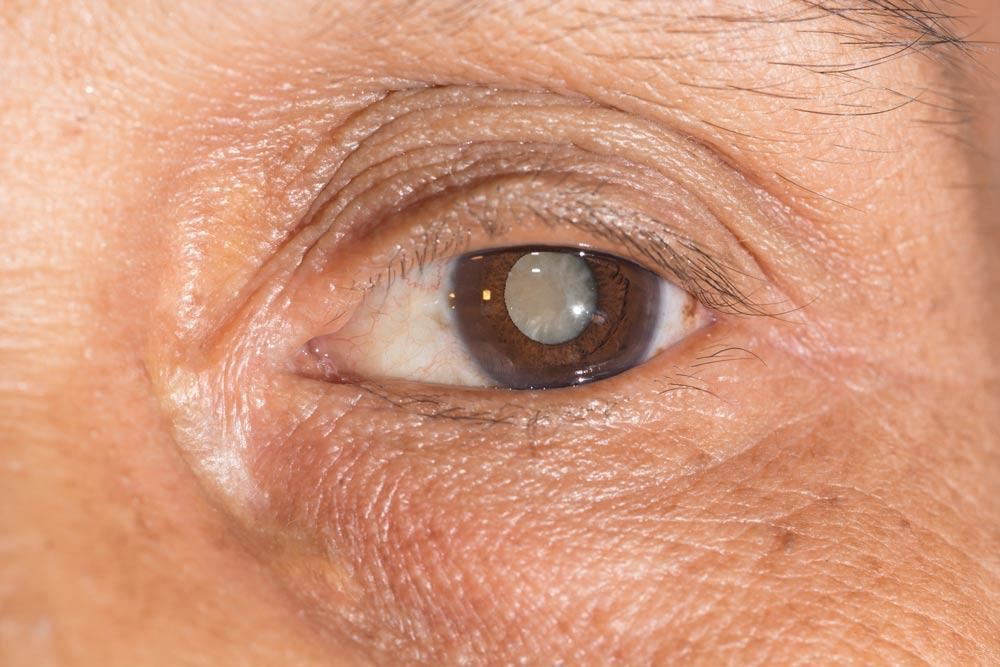
#> input picture images/cat1.jpg, 1000 x 667 px; its folder holds only this picture in this run
$ jupyter execute --allow-errors model1_final.ipynb   (older library calls are emulated)
#> lines starting #> are read from the running program, lines starting #| are printed output that depends on the picture
# Import Files

[cell 1]
from os import listdir
from os.path import isfile, join
mypath = "../images"
file_names = [f for f in listdir(mypath) if isfile(join(mypath, f))]
print(str(len(file_names)) + ' images loaded')

[cell 2]
file_names[0]

[cell 3]
from tensorflow.keras.preprocessing.image import ImageDataGenerator,array_to_img,img_to_array,load_img
from tensorflow.keras.applications.resnet50 import preprocess_input

# from keras.preprocessing.image import ImageDataGenerator, array_to_img, img_to_array, load_img
# from keras.applications.resnet50 import preprocess_input

import matplotlib.pyplot as plt
import numpy as np

import cv2

from tensorflow.keras.preprocessing import image
from tensorflow.keras.applications.mobilenet_v2 import preprocess_input

# Preprocess Image

[cell 4]
#function to preprocess normal image
def prepocessImage(filename):
    img = cv2.imread(filename)
    img = cv2.resize(img, (224,224), interpolation = cv2.INTER_AREA)
    frame = img
    hsv = cv2.cvtColor(frame, cv2.COLOR_BGR2HSV)
    sensitivity = 156
    lower_white = np.array([0,0,255-sensitivity])
    upper_white = np.array([255,sensitivity,255])
    # Threshold the HSV image to get only white colors
    mask = cv2.inRange(hsv, lower_white, upper_white)
    # Bitwise-AND mask and original image
    res = cv2.bitwise_and(frame,frame, mask= mask)
    ret, thresh = cv2.threshold(mask, 0, 255, cv2.THRESH_BINARY_INV)
    circles = cv2.HoughCircles(mask, cv2.HOUGH_GRADIENT, 1.5, 100000,param1=80,param2=40,minRadius=0,maxRadius=0)
    x,y,r = 0,0,0
    if circles is not None:
      circles = np.uint16(np.around(circles))
      x,y,r = circles[0][0]
      x=int(x)
      y=int(y)
      r=int(r)
    mask = np.zeros((224,224), np.uint8)
    cv2.circle(mask,(x,y),r,(255,255,255),-1)
    masked_data = cv2.bitwise_and(frame, frame, mask=mask)
    _,thresh = cv2.threshold(mask,1,255,cv2.THRESH_BINARY)
    cnt = cv2.findContours(thresh,cv2.RETR_EXTERNAL,cv2.CHAIN_APPROX_SIMPLE)[0]
    x,y,w,h = cv2.boundingRect(cnt[0])

    # Crop masked_data
    crop = masked_data[y:y+h,x:x+w]
    crop = cv2.resize(crop, (224,224), interpolation = cv2.INTER_AREA)
    #preprocess the image
    my_image = preprocess_input(crop)
    crop = cv2.cvtColor(crop, cv2.COLOR_BGR2GRAY)
# [5 lines of commented-out code are left out]
    return crop

[cell 5]
from matplotlib import pyplot as plt
import cv2
import numpy as np
#> (the rest of this cell did not finish here and is left out)

[cell 6]
cv2.imread("../images/"+file_names[0])

# Sift and Glcm

[cell 7]
import cv2
import numpy as np
from skimage.feature import  graycomatrix, graycoprops
images_sift = []
glcm=[]
labels = []
size = 128
sift = cv2.SIFT_create()
cataract=0
normal=0
for i, file in enumerate(file_names):
        image = cv2.imread(mypath+"/"+file,0)
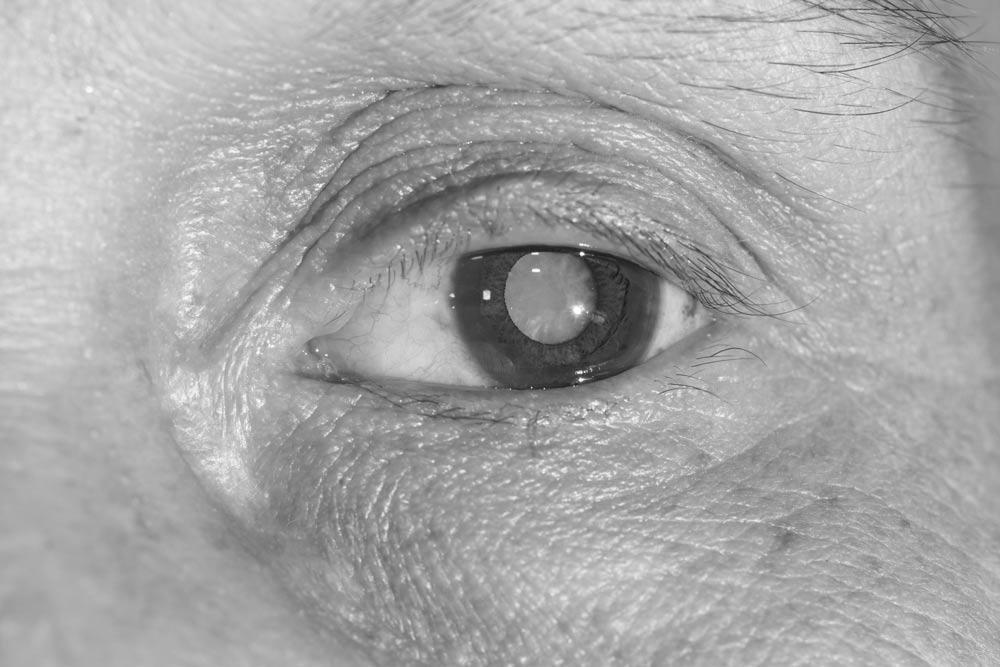
#> image: shape (667, 1000); min 20, max 255, mean 166.4
        h,w=image.shape
#> h = 667; w = 1000
#         if(h>128 and w>128):
        image = cv2.resize(image, (size, size), interpolation = cv2.INTER_AREA)
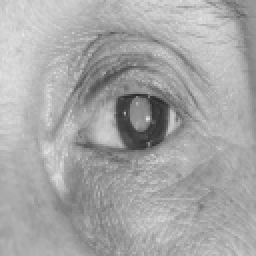
#> image: shape (128, 128) (shown 2 times larger); min 42, max 234, mean 166.4
        img_arr = np.array(image)
        gCoMat = graycomatrix(img_arr, [1], [0],256,symmetric=True, normed=True) # Co-occurance matrix
        contrast = graycoprops(gCoMat, prop='contrast')[0][0]
#> contrast = 105.5
        dissimilarity = graycoprops(gCoMat, prop='dissimilarity')[0][0]
#> dissimilarity = 7.03
        homogeneity = graycoprops(gCoMat, prop='homogeneity')[0][0]
#> homogeneity = 0.16
        energy = graycoprops(gCoMat, prop='energy')[0][0]
#> energy = 0.0222
        correlation = graycoprops(gCoMat, prop='correlation')[0][0]
#> correlation = 0.937
        keypoints, descriptors = sift.detectAndCompute(image,None)
#> keypoints = 66 keypoints; strongest (x, y, size): (86, 57, 2.7), (53, 67, 8.1), (86, 62, 4), (62, 62, 5.9)
        descriptors=np.array(descriptors)
        descriptors=descriptors.flatten()
#> descriptors = 8448 values, max 169 at index 1544, min 0 at index 11, mean 26.01
        glcm.append([contrast,dissimilarity,homogeneity,energy,correlation])
        images_sift.append(descriptors[:2304])

        #print(descriptors.shape)
        if file_names[i][0] == "c":
            cataract+=1
            labels.append(1)
        if file_names[i][0] == "n":
            normal+=1
            labels.append(0)

print("Testing and validation split done!")

[cell 8]
labels

[cell 9]
len(labels)

[cell 10]
images_sift=np.array(images_sift)
images_sift.shape
#> Out = (1, 2304)

[cell 11]
glcm=np.array(glcm)
#> glcm = [[105.5, 7.03, 0.16, 0.0222, 0.937]]
images_sift_glcm=np.concatenate((images_sift,glcm),axis=1)
images_sift_glcm.shape
#> Out = (1, 2309)

[cell 12]
from sklearn import preprocessing
import pandas as pd
from sklearn.model_selection import KFold
from sklearn.model_selection import cross_val_score
from sklearn.ensemble import RandomForestClassifier
from sklearn import svm
from sklearn.linear_model import LogisticRegression
from sklearn.neighbors import KNeighborsClassifier
from sklearn.metrics import confusion_matrix
from sklearn.model_selection import train_test_split
from sklearn.metrics import accuracy_score


# [4 lines of commented-out code are left out]
log = LogisticRegression(solver='saga',penalty='l1')

# model_names={"Random Forest":rf_class,"SVM":svm_poly,"k nearest neighbor":knn,"logistic regression":log}

[cell 13]
# [9 lines of commented-out code are left out]

[cell 14]
# def result(dataset):
#     #Normalization
#     #min_max_scaler = preprocessing.StandardScaler()
#     #x_scaled = min_max_scaler.fit_transform(dataset)


#     #panda dataframe
#     df=pd.DataFrame(data=dataset)
#     df['label']=labels
#     df=df.sample(frac=1)
#     X=df.drop(['label'], axis = 1)
#     y=df['label']


#     #Different model
#     X_train, X_test, y_train, y_test = train_test_split(X, y, test_size=0.25)
#     for model in ["Random Forest","SVM","k nearest neighbor","logistic regression"]:
#         testing(model,X_train, X_test, y_train, y_test)

[cell 15]
df=pd.DataFrame(data=images_sift_glcm)
#> df = table of 1 rows and 2309 columns
df['label']=labels
df=df.sample(frac=1)
#> df = table of 1 rows and 2310 columns
X=df.drop(['label'], axis = 1)
#> X = table of 1 rows and 2309 columns
y=df['label']
#Different model
#> (the rest of this cell did not finish here and is left out)

$ run again, on images/cat2.jpg
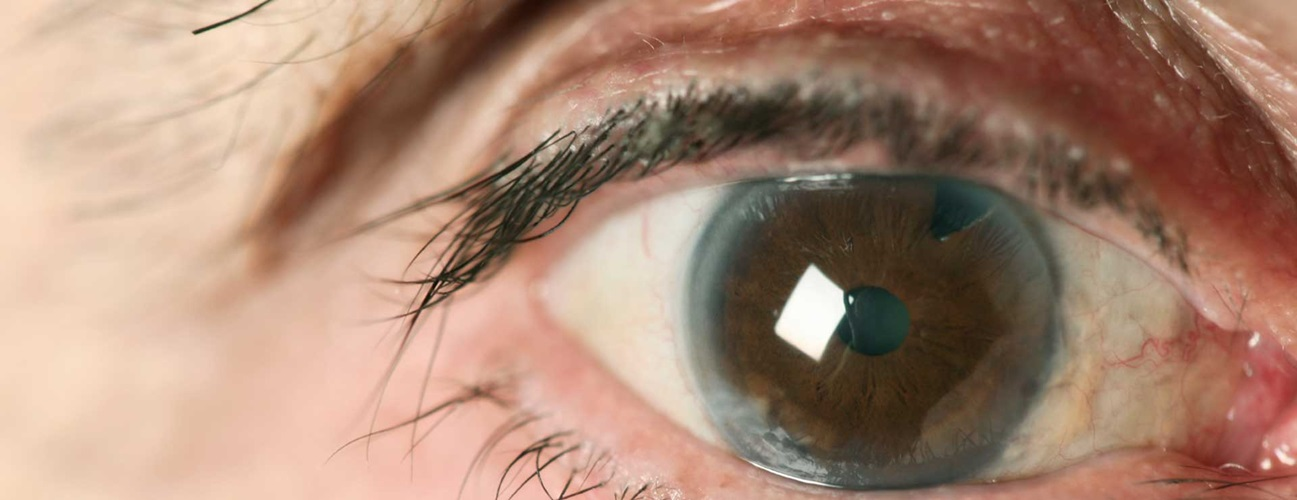
#> input picture images/cat2.jpg, 1297 x 500 px
#> `image = cv2.imread(mypath+"/"+file,0)`:
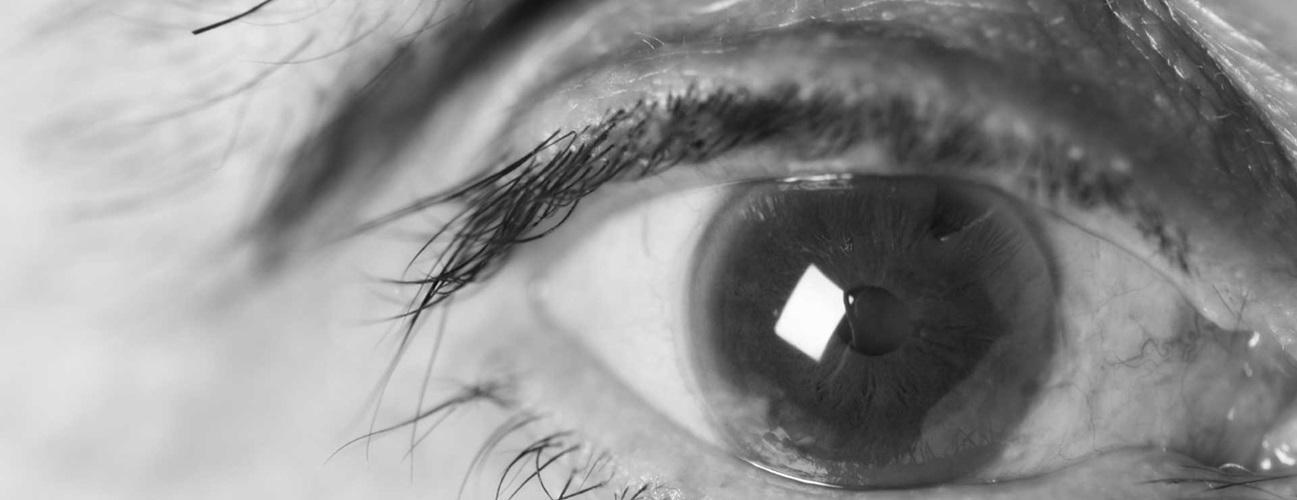
#> image: shape (500, 1297); min 8, max 255, mean 143.3
#> `image = cv2.resize(image, (size, size), interpolation = cv2.INTER_AREA)`:
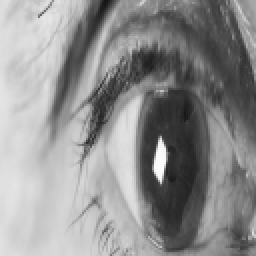
#> image: shape (128, 128) (shown 2 times larger); min 22, max 252, mean 143.3
#> contrast = 246.3
#> dissimilarity = 9.14
#> homogeneity = 0.184
#> energy = 0.0205
#> correlation = 0.966
#> keypoints = 77 keypoints; strongest (x, y, size): (86, 100, 19.8), (45, 71, 3.8), (73, 31, 9.4), (87, 62, 18.2)
#> descriptors = 9856 values, max 201 at index 9512, min 0 at index 5, mean 24.24
#> glcm = [[246.3, 9.14, 0.184, 0.0205, 0.966]]
#> `df=pd.DataFrame(data=images_sift_glcm)`: df = table of 1 rows and 2309 columns
#> `df=df.sample(frac=1)`: df = table of 1 rows and 2310 columns
#> X = table of 1 rows and 2309 columns

$ run again, on images/cat3.jpg
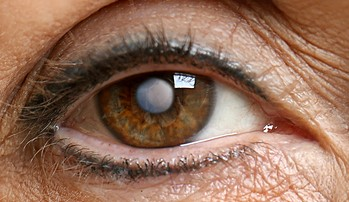
#> input picture images/cat3.jpg, 349 x 202 px
#> `image = cv2.imread(mypath+"/"+file,0)`:
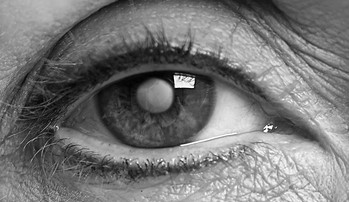
#> image: shape (202, 349); min 0, max 255, mean 118.4
#> `image = cv2.resize(image, (size, size), interpolation = cv2.INTER_AREA)`:
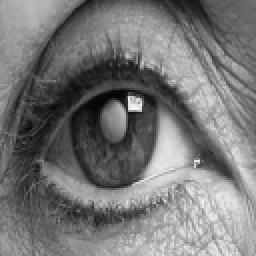
#> image: shape (128, 128) (shown 2 times larger); min 3, max 247, mean 118.4
#> contrast = 284.4
#> dissimilarity = 11.65
#> homogeneity = 0.107
#> energy = 0.012
#> correlation = 0.95
#> keypoints = 167 keypoints; strongest (x, y, size): (67, 52, 4.9), (66, 58, 3.4), (105, 79, 10.7), (85, 76, 13)
#> glcm = [[284.4, 11.65, 0.107, 0.012, 0.95]]
#> `df=pd.DataFrame(data=images_sift_glcm)`: df = table of 1 rows and 2309 columns
#> `df=df.sample(frac=1)`: df = table of 1 rows and 2310 columns
#> X = table of 1 rows and 2309 columns

$ run again, on images/cat4.jpg
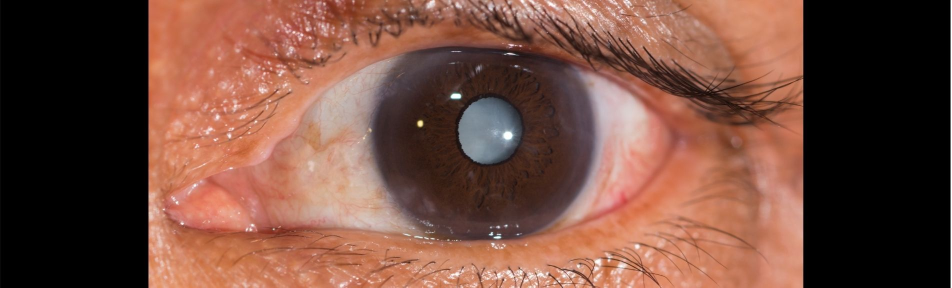
#> input picture images/cat4.jpg, 1903 x 575 px (shown at 1/2 size)
#> `image = cv2.imread(mypath+"/"+file,0)`:
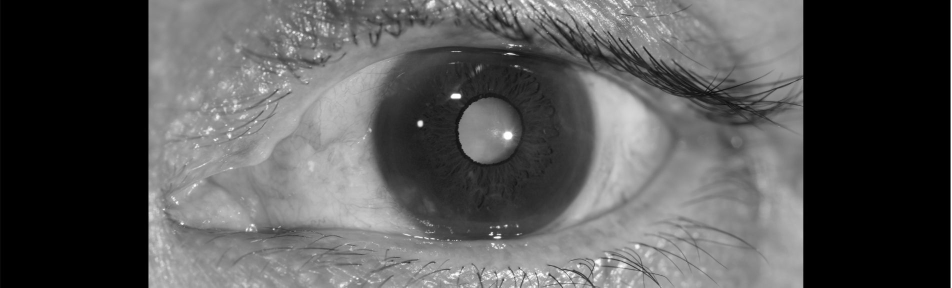
#> image: shape (575, 1903) (shown at 1/2 size); min 0, max 255, mean 85.5
#> `image = cv2.resize(image, (size, size), interpolation = cv2.INTER_AREA)`:
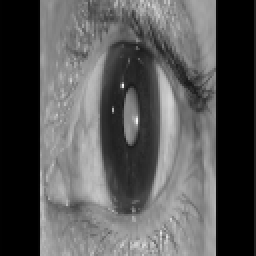
#> image: shape (128, 128) (shown 2 times larger); min 0, max 246, mean 85.5
#> contrast = 525.6
#> dissimilarity = 10.06
#> homogeneity = 0.358
#> energy = 0.268
#> correlation = 0.941
#> keypoints = 53 keypoints; strongest (x, y, size): (65, 84, 18.6), (66, 60, 6.3), (65, 68, 4.3), (66, 33, 19.3)
#> descriptors = 6784 values, max 214 at index 8, min 0 at index 2, mean 24.32
#> glcm = [[525.6, 10.06, 0.358, 0.268, 0.941]]
#> `df=pd.DataFrame(data=images_sift_glcm)`: df = table of 1 rows and 2309 columns
#> `df=df.sample(frac=1)`: df = table of 1 rows and 2310 columns
#> X = table of 1 rows and 2309 columns
